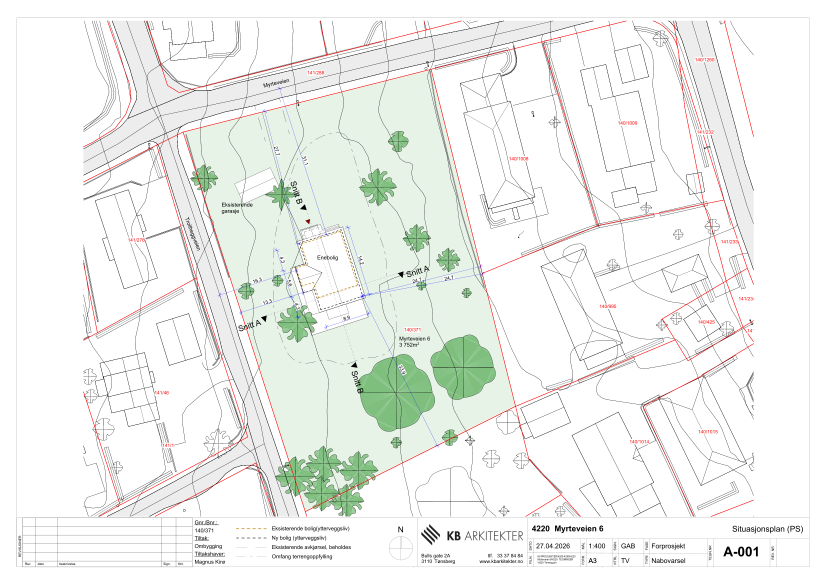
#> input picture assets/images/situasjonsplan_render.png, 2481 x 1754 px (shown at 1/3 size)
$ python generate_site_plan.py
#> lines starting #> are read from the running program, lines starting #| are printed output that depends on the picture
import os
import matplotlib.pyplot as plt
import matplotlib.patches as patches
from matplotlib.patches import Polygon
from PIL import Image
import numpy as np

# Find repo root / assets dir
script_dir = os.path.dirname(os.path.abspath(__file__))
repo_root = os.path.dirname(script_dir)
assets_dir = os.path.join(repo_root, "assets", "images")

# Load original situasjonsplan
im = Image.open(os.path.join(assets_dir, "situasjonsplan_render.png"))
#> im is the input picture: PIL image 2481x1754 RGB; mean R, G, B 240.3, 242, 238.7

fig, ax = plt.subplots(figsize=(20, 20), dpi=200)
ax.imshow(im)
ax.set_xlim(480, 1420)
ax.set_ylim(1120, 80)

# -------------------------------------------------------------
# 1. KJELLERTRAPP (NØYAKTIG TILPASSET CAD-TEGNET TRAPP)
# -------------------------------------------------------------
stair_pts = np.array([[966, 695], [1015, 679], [1019, 693], [970, 709]])
ax.add_patch(Polygon(stair_pts, closed=True, facecolor="#38bdf8", edgecolor="#0284c7", lw=2, alpha=0.85, zorder=6, label="2. Kjellertrapp (støpt betong m/PEX-smelterør)"))
vange_pts = np.array([[965, 686], [1014, 672], [1015, 679], [966, 695]])
ax.add_patch(Polygon(vange_pts, closed=True, facecolor="#94a3b8", edgecolor="#475569", lw=1.5, alpha=0.85, zorder=6))
for t in np.linspace(0.12, 0.88, 8):
    p1 = [966 + (1015 - 966) * t, 695 + (679 - 695) * t]
    p2 = [970 + (1019 - 970) * t, 709 + (693 - 709) * t]
    ax.plot([p1[0], p2[0]], [p1[1], p2[1]], color="#0369a1", lw=1.2, zorder=7)

# -------------------------------------------------------------
# 2. INNGANGSPLATTING & UNDERBYGD KJELLERNEDGANG (1. ETG, C+26,8)
# -------------------------------------------------------------
platting_outer = np.array([[891, 694], [955, 673], [965, 671], [967, 695], [970, 709], [905, 726]])
ax.add_patch(Polygon(platting_outer, closed=True, facecolor="#fdba74", edgecolor="#ea580c", lw=2.5, alpha=0.55, hatch="//", zorder=5, label="1. Ny platting inngangsparti 1. etg (overbygg tak over kjellerdør & bod)"))
repos_pts = np.array([[936, 705], [966, 695], [970, 709], [940, 719]])
ax.add_patch(Polygon(repos_pts, closed=True, facecolor="#0284c7", edgecolor="#0369a1", lw=1.8, alpha=0.75, zorder=7, label="   ↳ Repos v/ny kjellerdør m/trappesluk (under tak)"))
ax.plot(952, 704, marker="s", markersize=7, color="#ffffff", markeredgecolor="#0284c7", markeredgewidth=2, zorder=9)
bod_pts = np.array([[896, 708], [936, 705], [940, 719], [905, 726]])
ax.add_patch(Polygon(bod_pts, closed=True, facecolor="#f59e0b", edgecolor="#b45309", lw=1.8, alpha=0.75, hatch="\\\\", zorder=7, label="   ↳ Utebod & skap for strøm-inntak (under tak)"))

# Avtrapping fra platting ned til innkjøring (C+26.8 -> C+25.0)
for off in range(3):
    ax.plot([888 - off*4, 930 - off*4], [700 - off*5, 687 - off*5], color="#c2410c", lw=2.2, ls="-", zorder=6)

# -------------------------------------------------------------
# 3. UTEPLASS KVELDSSOL MED UNDERBYGD KJELLER (NV-KROK, 2,0 x 2,5 m)
# -------------------------------------------------------------
uteplass_pts = np.array([
    [918, 796],   # Indre hjørne tverrfløy / vestvegg
    [887, 805],   # 2,0m vest langs tverrfløy nordvegg
    [875, 766],   # Ytre NV-hjørne uteplass / kjeller
    [906, 757]    # 2,5m nord langs vestvegg
])
uteplass_poly = Polygon(uteplass_pts, closed=True, facecolor="#c084fc", edgecolor="#7e22ce",
                        lw=2.5, alpha=0.6, zorder=5,
                        label="3. Solplatting kveldssol m/underbygd kjeller (2,0x2,5m firkant, C+24,4 / C+26,8)")
ax.add_patch(uteplass_poly)

# Kryss (X) i uteplassen
ax.plot([uteplass_pts[0,0], uteplass_pts[2,0]], [uteplass_pts[0,1], uteplass_pts[2,1]], color="#6b21a8", lw=2.2, zorder=6)
ax.plot([uteplass_pts[1,0], uteplass_pts[3,0]], [uteplass_pts[1,1], uteplass_pts[3,1]], color="#6b21a8", lw=2.2, zorder=6)

# -------------------------------------------------------------
# 4. GANGVEI / STI FRA TROLLHEGGVEIEN
# -------------------------------------------------------------
gangvei_pts = np.array([
    [540, 860],
    [640, 845],
    [740, 805],
    [815, 760],
    [855, 725],
    [890, 700]
])
ax.plot(gangvei_pts[:,0], gangvei_pts[:,1], color="#b45309", lw=5, solid_capstyle="round", zorder=7, label="4. Gangvei/sti fra Trollheggveien til ny inngangsdør (kote C+26,4)")
ax.plot(gangvei_pts[:,0], gangvei_pts[:,1], color="#fef3c7", lw=2.5, ls="--", zorder=8)
ax.plot(540, 860, marker="s", markersize=9, color="#b45309", zorder=9)

# -------------------------------------------------------------
# 5. DRENERING (FRA SV-HJØRNE TVERRFLØY, RUNDT 2x2.5m KJELLER, TIL OVERVANNSKUM)
# -------------------------------------------------------------
dren_pts = [
    [878, 882],   # 1. Syd-vest hjørne av tverrfløy mot vest
    [858, 808],   # 2. Nord-vest hjørne av tverrfløy
    [882, 803],   # 3. Ytterkant tverrfløy mot ny underbygd kjeller
    [870, 762],   # 4. Ytre NV-hjørne ny underbygd kjeller (2x2,5m)
    [903, 753],   # 5. Møter vestvegg hovedhus
    [898, 730],   # 6. Vestvegg mot inngangsplatting
    [885, 694],   # 7. Ytterkant inngangsplatting NV
    [955, 668],   # 8. Ytterkant inngangsplatting N
    [1015, 668],  # 9. Utkant kjellertrapp
    [1035, 678],  # 10. Nord-øst hjørne
    [1055, 692]   # 11. Overvannskum
]
dx = [p[0] for p in dren_pts]
dy = [p[1] for p in dren_pts]
ax.plot(dx, dy, color="#dc2626", lw=4.5, solid_capstyle="round", zorder=8,
        label="5. Ny drensledning (dybde 2.7m, fra SV-hjørne rundt kjeller til kum)")
ax.plot(878, 882, marker="s", markersize=9, color="#b91c1c", zorder=10)

# Knotteplast langs murene
membrane_pts = [
    [885, 875], [864, 808], [882, 803], [870, 762], [903, 753], [898, 730], [905, 726], [1030, 686]
]
ax.plot([p[0] for p in membrane_pts], [p[1] for p in membrane_pts], color="#f97316", lw=3, ls="--", zorder=5, label="Platon knotteplast + 100-150mm XPS")

# Rør fra kjeller (#96)
ax.plot([960, 1015], [728, 710], color="#16a34a", lw=3.5, zorder=7, label="Rør i grøft i kjeller (#96, ca. 1,5m fra nordvegg)")
ax.plot([992, 995], [717, 701], color="#16a34a", lw=4, zorder=7)
ax.plot([995, 999], [701, 675], color="#16a34a", lw=4, ls="--", zorder=8)
ax.plot([999, 1000], [675, 668], color="#16a34a", lw=4, zorder=7)
ax.plot(995, 701, marker="o", markersize=6, color="#15803d", zorder=9)
ax.plot(1000, 668, marker="o", markersize=9, color="#16a34a", zorder=9)
ax.plot(1055, 692, marker="o", markersize=13, color="#2563eb", zorder=8)

# -------------------------------------------------------------
# 6. VANNFORSYNING FRA TROLLHEGGVEIEN HELT TIL TEKNISK ROM
# -------------------------------------------------------------
ax.plot([680, 786], [945, 894], color="#0284c7", lw=3, ls=":", zorder=5)
ax.plot(786, 894, marker="o", markersize=12, color="#0284c7", zorder=9)
ax.plot(786, 894, marker="X", markersize=8, color="#ffffff", zorder=10)

va_ext = np.array([[786, 894], [818, 860], [852, 830], [885, 810], [918, 796]])
ax.plot(va_ext[:,0], va_ext[:,1], color="#0284c7", lw=4.5, ls="-", zorder=7, label="6. Ny 32mm vannledning (utvendig fra stoppekran)")
ax.plot(918, 796, marker="D", markersize=11, color="#0369a1", zorder=9)

va_int = np.array([[918, 796], [950, 788], [985, 795]])
ax.plot(va_int[:,0], va_int[:,1], color="#0284c7", lw=4.5, ls="--", zorder=8, label="   ↳ Ført innvendig til teknisk rom U.11 i senter av huset")
ax.plot(985, 795, marker="o", markersize=11, color="#1d4ed8", zorder=10)
ax.plot(985, 795, marker="*", markersize=7, color="#ffffff", zorder=11)

# -------------------------------------------------------------
# 7. INNKJØRING (VESTGRENSE LANGS 27,7M, UTKJØRING VEST FOR LYKTESTOLPE, HUSBREDDE)
# -------------------------------------------------------------
driveway_pts = np.array([
    [885, 700],   # Vestkant ved inngangsplatting / fasade (møter 27,7m-linjen)
    [795, 333],   # Vestgrense ved Myrteveien (langs 27,7m målelinjen)
    [892, 310],   # Østgrense ved Myrteveien: Lyktestolpe ca. midt på tomtegrensen
    [1035, 675]   # Østkant ved kjellertrapp / husets nordøsthjørne (husets fulle bredde)
])
drive_poly = Polygon(driveway_pts, closed=True, facecolor="#94a3b8", edgecolor="#334155",
                     lw=2.2, alpha=0.45, hatch="//", zorder=3,
                     label="7. Innkjøring (vestgrense langs 27,7m, utkjøring vest for lyktestolpe, husbredde)")
ax.add_patch(drive_poly)

# Marker vestgrensen spesifikt langs 27,7m målelinjen
ax.plot([885, 795], [700, 333], color="#0284c7", lw=3.5, ls="-", zorder=6)

# Lyktestolpe ca. midt på tomtegrensen mot nord (892, 310)
ax.plot(892, 310, marker="o", markersize=12, color="#2563eb", zorder=12)
ax.plot(892, 310, marker="*", markersize=8, color="#ffffff", zorder=13)
ax.annotate(
    "LYKTESTOLPE (Veglys)\nCa. midt på tomtegrensen mot nord\n(Innkjøringens østkant ved Myrteveien)",
    xy=(892, 310), xytext=(960, 240),
    arrowprops=dict(arrowstyle="->", color="#1d4ed8", lw=2, connectionstyle="arc3,rad=-0.1"),
    fontsize=9, weight="bold", color="#1e40af",
    bbox=dict(boxstyle="round,pad=0.4", fc="#eff6ff", ec="#2563eb", lw=1.5),
    zorder=14
)

# -------------------------------------------------------------
# 8. TREKKERØR & INFRASTRUKTUR
# -------------------------------------------------------------
ax.plot([900, 840, 780], [665, 640, 600], color="#10b981", lw=3.5, ls="--", zorder=6, label="8. Trekkerør (Ø110mm garasje / Ø50mm snøsmelte)")

# -------------------------------------------------------------
# 9. RIGG & DEPONI
# -------------------------------------------------------------
ax.plot(900, 600, marker="^", markersize=14, color="#eab308", zorder=8)
ax.text(900, 585, "GRAVEMASKIN (8-15t)\nArbeidssone", fontsize=8.5, weight="bold", color="#854d0e", ha="center", zorder=10)
deponi_pts = np.array([[1160, 480], [1270, 450], [1290, 550], [1180, 580]])
ax.add_patch(Polygon(deponi_pts, closed=True, facecolor="#fef08a", edgecolor="#ca8a04", lw=1.8, ls="--", alpha=0.6, zorder=3))
ax.text(1225, 515, "Mellomlagring\nrene steinmasser\n(Gjenbruk)", fontsize=9, weight="bold", color="#713f12", ha="center", zorder=4)

# ---------------- ANNOTASJONER ----------------
# 1. Platting & avtrapping
ax.annotate(
    "1. NY INNGANGSPLATTING (1. ETG, C+26,8)\n"
    "Danner overbygg/tak over kjellernedgang\n"
    "--------------------------------------------------\n"
    "• AVTRAPPING: Trinn ned til innkjøring (C+26,8 ➔ C+25,0)\n"
    "• UNDER TAKET (Kjellernivå C+24,4):\n"
    "  - Ny kjellerdør inn til kjeller\n"
    "  - Utebod & utvendig skap for strøm-inntak\n"
    "  - Støpt repos foran dør m/trappesluk",
    xy=(915, 690), xytext=(500, 630),
    arrowprops=dict(arrowstyle="->", color="#c2410c", lw=2, connectionstyle="arc3,rad=-0.1"),
    fontsize=9.2, weight="bold", color="#7c2d12",
    bbox=dict(boxstyle="round,pad=0.45", fc="#ffedd5", ec="#ea580c", lw=1.8),
    zorder=12
)

# 2. Kjellertrapp
ax.annotate(
    "2. NY KJELLERTRAPP\n(Støpt trappeløp i inntegnet trasé\nm/PEX-smelterør i trinn ned til C+24,4)",
    xy=(995, 686), xytext=(1040, 615),
    arrowprops=dict(arrowstyle="->", color="#0284c7", lw=2, connectionstyle="arc3,rad=0.1"),
    fontsize=9.2, weight="bold", color="#075985",
    bbox=dict(boxstyle="round,pad=0.4", fc="#e0f2fe", ec="#0284c7", lw=1.5),
    zorder=12
)

# 3. Solplatting 2,0x2,5m firkant
ax.annotate(
    "3. SOLPLATTING M/UNDERBYGD KJELLER\n"
    "2,0 m x 2,5 m firkant (NV-krok)\n"
    "--------------------------------------------------\n"
    "• OVER: Solplatting for kveldssola (dekke C+26,8)\n"
    "• UNDER: Fullt underbygd kjeller (bunn C+24,4)\n"
    "• Støpt plate, armerte betongvegger & vanntett dekke\n"
    "• Innstøpt Doyma-hylse for nytt vanninntak",
    xy=(875, 770), xytext=(490, 735),
    arrowprops=dict(arrowstyle="->", color="#7e22ce", lw=2, connectionstyle="arc3,rad=-0.08"),
    fontsize=9.2, weight="bold", color="#581c87",
    bbox=dict(boxstyle="round,pad=0.45", fc="#faf5ff", ec="#a855f7", lw=1.8),
    zorder=12
)

# 4. Gangvei
ax.annotate(
    "4. GANGVEI / STI FRA TROLLHEGGVEIEN\n"
    "• Adkomststi fra Trollheggveien til ny inngangsdør\n"
    "• Etableres i flatt terrengnivå (kote ~C+26,4)\n"
    "• Skifer/heller/grus over hagen frem til platting",
    xy=(700, 825), xytext=(490, 845),
    arrowprops=dict(arrowstyle="->", color="#b45309", lw=2, connectionstyle="arc3,rad=0.1"),
    fontsize=9.2, weight="bold", color="#78350f",
    bbox=dict(boxstyle="round,pad=0.45", fc="#fef3c7", ec="#d97706", lw=1.8),
    zorder=12
)

# 5. Dren start
ax.annotate(
    "START DRENSLEDNING\n(Syd-vest hjørne tverrfløy)",
    xy=(878, 882), xytext=(940, 915),
    arrowprops=dict(arrowstyle="->", color="#b91c1c", lw=1.8),
    fontsize=8.5, weight="bold", color="#7f1d1d",
    bbox=dict(boxstyle="round,pad=0.3", fc="#fef2f2", ec="#dc2626", lw=1.2),
    zorder=12
)

# 6. Vannledning & Teknisk rom
ax.annotate(
    "6. VANNLEDNING TIL TEKNISK ROM (U.11)\n"
    "• 32mm PE fra stoppekran (13,3m) til NV-inntak\n"
    "• Doyma-hylse i ny underbygd kjeller\n"
    "• FØRES INNVENDIG I KJELLEREN TIL TEKNISK ROM\n"
    "  i senter av huset (U.11, kote C+24,4)",
    xy=(985, 795), xytext=(1060, 825),
    arrowprops=dict(arrowstyle="->", color="#0284c7", lw=2, connectionstyle="arc3,rad=-0.1"),
    fontsize=9.2, weight="bold", color="#0c4a6e",
    bbox=dict(boxstyle="round,pad=0.45", fc="#f0f9ff", ec="#0284c7", lw=1.8),
    zorder=12
)

ax.annotate(
    "EKSISTERENDE STOPPEKRAN\n(Ved 13,3m-målelinjen)",
    xy=(786, 894), xytext=(560, 930),
    arrowprops=dict(arrowstyle="->", color="#0284c7", lw=2),
    fontsize=9, weight="bold", color="#0c4a6e",
    bbox=dict(boxstyle="round,pad=0.4", fc="#e0f2fe", ec="#0284c7", lw=1.5),
    zorder=12
)

# 7. Innkjøring
ax.annotate(
    "7. INNKJØRING / FORSTERKET BÆRELAG (~200 m²)\n"
    "• Vestgrense følger målelinjen på 27,7 m helt til vei\n"
    "• Utkjøring ved Myrteveien er VEST for lyktestolpen (892, 310)\n"
    "• Dekker husets fulle bredde ved fasaden (~9,5 m)\n"
    "• Nivå innkjøring: Kote ~C+25,0 (fall mot Myrteveien)\n"
    "• Forsterket bærelag pukk 0-63 mm (betongbiler/mobilkran)",
    xy=(840, 480), xytext=(490, 480),
    arrowprops=dict(arrowstyle="->", color="#334155", lw=2, connectionstyle="arc3,rad=0.1"),
    fontsize=9.2, weight="bold", color="#0f172a",
    bbox=dict(boxstyle="round,pad=0.45", fc="#f8fafc", ec="#475569", lw=1.8),
    zorder=12
)

# Overvannskum
ax.annotate(
    "OVERVANNSKUM\n(Vannstand 253cm / LOD)",
    xy=(1055, 692), xytext=(1160, 680),
    arrowprops=dict(arrowstyle="->", color="#1d4ed8", lw=2),
    fontsize=9, weight="bold", color="#1e40af",
    bbox=dict(boxstyle="round,pad=0.4", fc="#eff6ff", ec="#2563eb", lw=1.5),
    zorder=12
)

# Rør fra kjeller
ax.annotate(
    "RØR FRA KJELLER (#96)\n"
    "Grøft i kjeller ca. 1,5m fra nordvegg\n"
    "Føres under ny kjellertrapp (topp 246 cm)\n"
    "Kobles på drensnettet på utsiden",
    xy=(998, 680), xytext=(1060, 745),
    arrowprops=dict(arrowstyle="->", color="#15803d", lw=2, connectionstyle="arc3,rad=0.15"),
    fontsize=9, weight="bold", color="#14532d",
    bbox=dict(boxstyle="round,pad=0.4", fc="#dcfce7", ec="#16a34a", lw=1.5),
    zorder=12
)

# Høydenivå-merkelapper (Koter)
kote_props = dict(boxstyle="square,pad=0.25", fc="#ffffff", ec="#334155", lw=1.2)
ax.text(880, 725, "Kote C+26,8 (Platting)", fontsize=8, weight="bold", color="#c2410c", bbox=kote_props, zorder=14)
ax.text(890, 660, "Kote C+25,0 (Innkjøring)", fontsize=8, weight="bold", color="#1e293b", bbox=kote_props, zorder=14)
ax.text(945, 815, "Kote C+24,4 (Kjeller)", fontsize=8, weight="bold", color="#0369a1", bbox=kote_props, zorder=14)
ax.text(620, 830, "Kote C+26,4 (Gangvei)", fontsize=8, weight="bold", color="#92400e", bbox=kote_props, zorder=14)

# Title banner
title_box = dict(boxstyle="square,pad=0.5", fc="#ffffff", ec="#0f172a", lw=1.8)
title_str = (
    "MYRTEVEIEN 6 — ANLEGGSOMRÅDE & PLANSKISSE FOR GRUNNARBEIDER NORD & VEST\n"
    "Prosjekt: M6 Totalrehabilitering | Tiltakshaver: Magnus Kirø | Gnr 140 / Bnr 371 | Tønsberg kommune\n"
    "Oppdatert: Solplatting 2,0x2,5m firkant (NV-krok), ren innkjøringskorridor vest for lyktestolpe"
)
ax.text(780, 125, title_str, fontsize=9.2, weight="bold", color="#0f172a", ha="center", bbox=title_box, zorder=15)

ax.legend(loc="lower left", bbox_to_anchor=(0.01, 0.01), fontsize=8.6, framealpha=0.96,
          facecolor="#ffffff", edgecolor="#0f172a", fancybox=False)

ax.axis("off")
plt.tight_layout()

out_path_repo = os.path.join(assets_dir, "planskisse_anleggsomraade_nord.png")
out_path_brain = "C:/Users/magkir/.gemini/antigravity/brain/773222c6-8706-4aad-83b9-5ad2ac2dc3ae/planskisse_anleggsomraade_nord.png"

plt.savefig(out_path_repo, dpi=200, bbox_inches="tight")
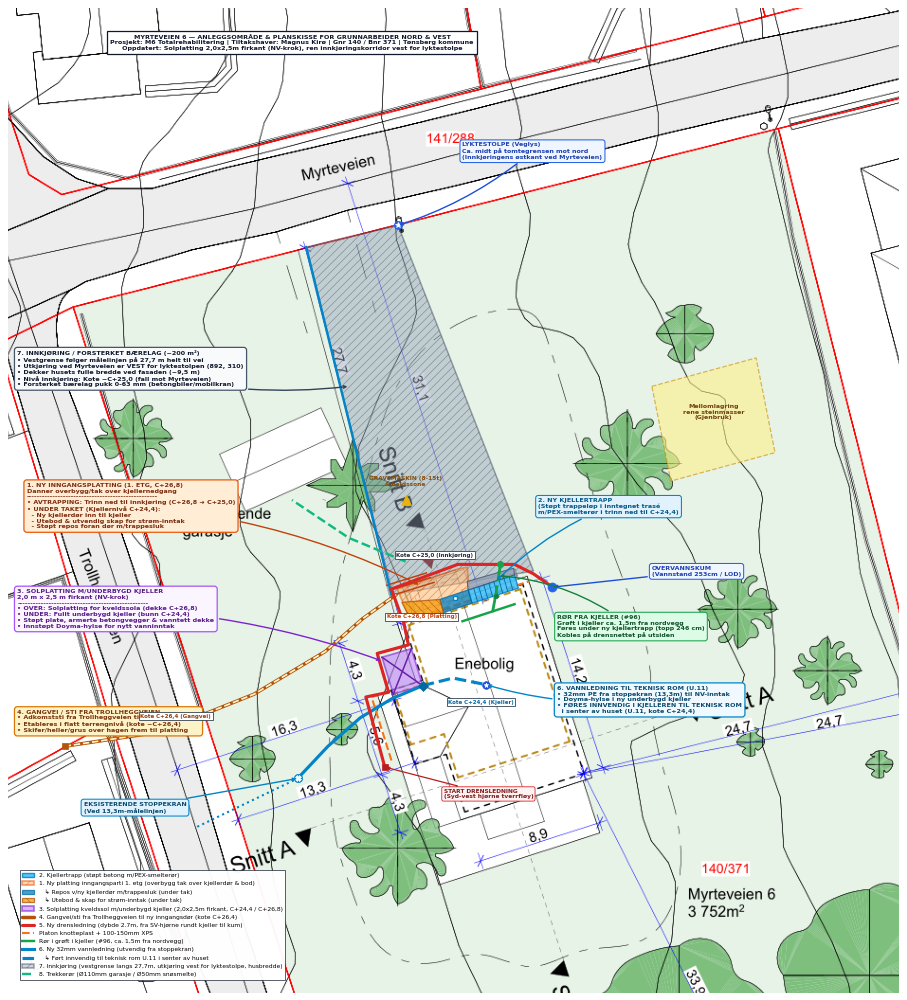
#> figure drawn by matplotlib, 1 panel
plt.savefig(out_path_brain, dpi=200, bbox_inches="tight")
print("Successfully generated site plan with 2x2.5m box solplatting and clean driveway!")

$ run again, with assets/images/nabokart_m6.png copied over assets/images/situasjonsplan_render.png
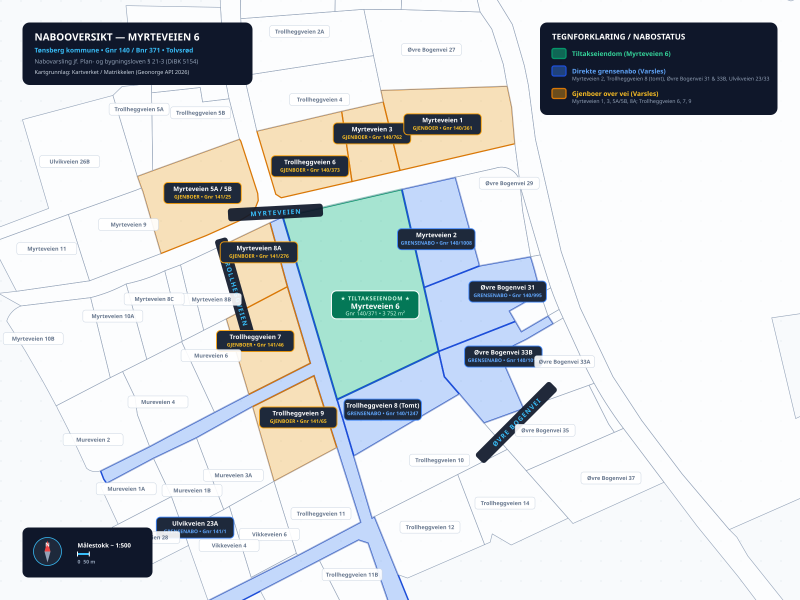
#> input picture assets/images/nabokart_m6.png, 1600 x 1200 px (shown at 1/2 size)
#> im is the input picture: PIL image 1600x1200 RGBA; mean R, G, B, A 211.2, 216.1, 218.5, 255
#> `plt.savefig(out_path_repo, dpi=200, bbox_inches="tight")`:
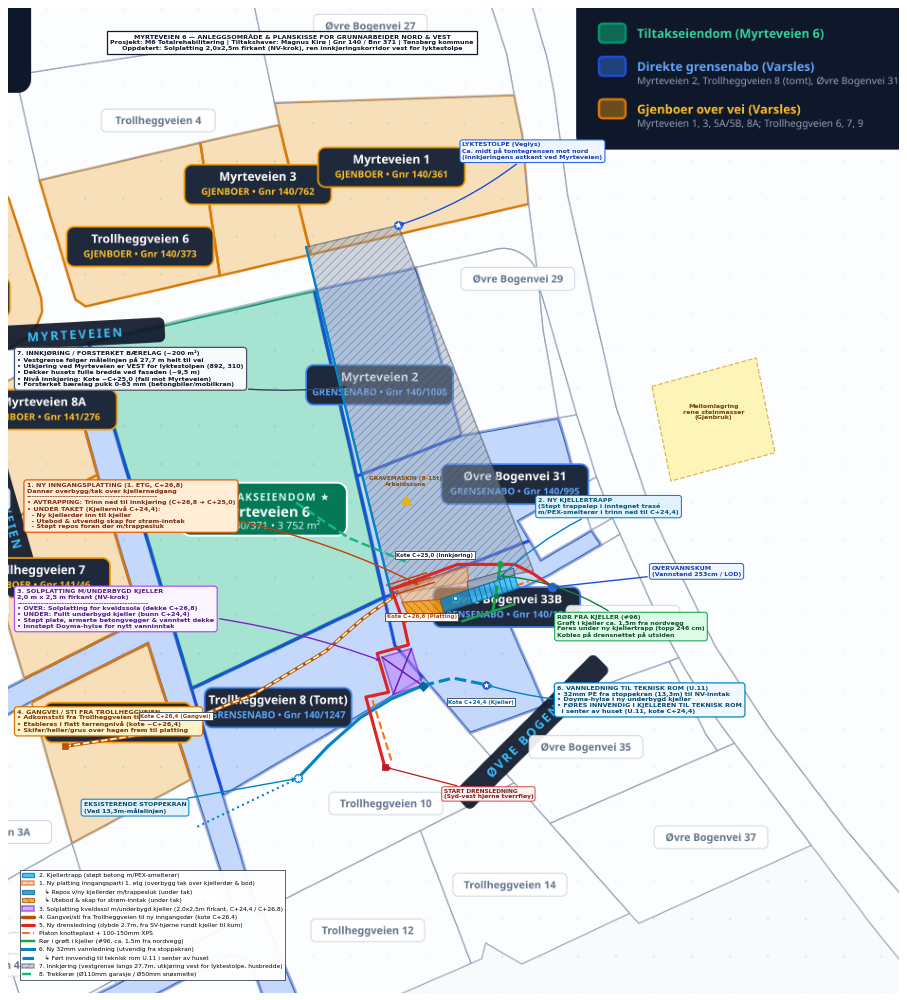
#> figure drawn by matplotlib, 1 panel
